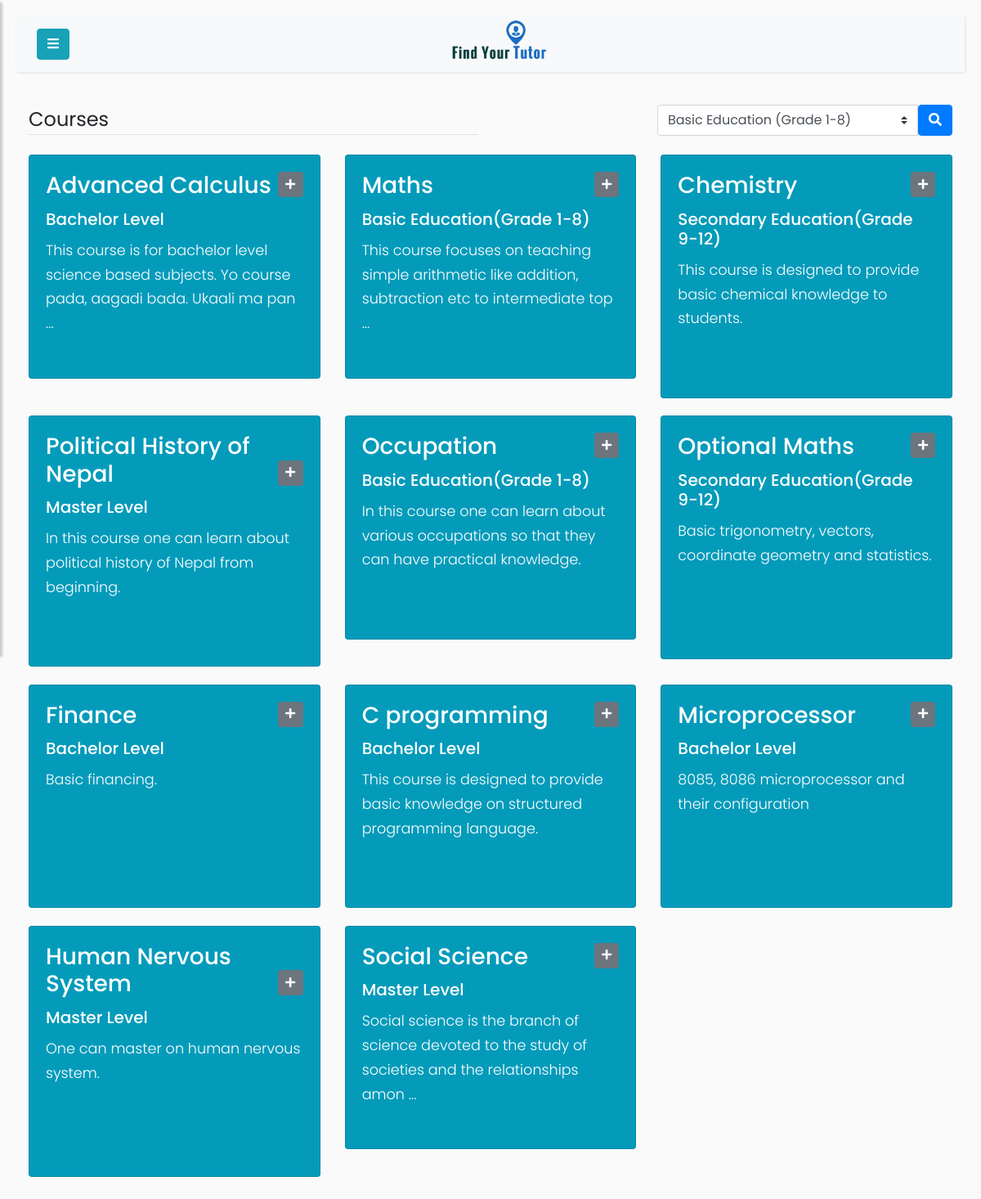
/courses (signed in), run on the app's committed database.
### app/models.py (models this page shows)
class Course(db.Model):
    id = db.Column(db.Integer, primary_key=True)
    course_title = db.Column(db.String(100), nullable=False)
    course_level = db.Column(db.String(100), nullable=False)
    course_description = db.Column(db.String(1000))
    mycourse = db.relationship('Mycourse', backref='Course', cascade="all, delete")

### app/routes.py (the view)
@app.route('/courses')
@login_required
def courses():
    educational_level = request.args.get('educational_level', None)
    if educational_level:
        courses = Course.query.filter_by(course_level=educational_level)
    else:
        courses = Course.query.all()
    user = User.query.filter_by(username=current_user.username).first()
    if is_tutor(user):
        user_obj = Tutor.query.filter_by(user_id=user.id).first()
    else:
        user_obj = Student.query.filter_by(user_id=user.id).first()
    return render_template('courses.html',profilepic=fetch_profile_pic(user_obj), courses=courses, user=user)

### app/models.py (called while the page is built)
@login_manager.user_loader
def load_user(id):
    return User.query.get(int(id))

### app/routes.py (called while the page is built)
def is_tutor(user):
    if user.role == 'tutor':
        return True
    elif user.role == 'student':
        return False
    elif user.role == 'admin':
        return False

def fetch_profile_pic(user_obj):
    try:
        pic_name_from_db = getattr(user_obj, 'profile_pic')
        picture_path = os.path.join(app.root_path, 'static/profile_pics')
        if pic_name_from_db in os.listdir(picture_path):
            profile_pic = url_for('static',filename='profile_pics/' + pic_name_from_db)
            return profile_pic
        return fetch_default_profile_pic(user_obj)
    except:
        return fetch_default_profile_pic(user_obj)

### app/templates/courses.html (shortened to what this page needs)
{% if user.role=='student' %}
    {% extends 'student.html' %}
{% else %}
    {% extends 'tutor.html' %}
{% endif %}
{% block content %}
    <div class="container-fluid">
        <div class='row'>
            <div class="col-md-6">
                <legend class="border-bottom mb-4 ">
                    Courses
                </legend>
            </div>
            <div class="col-md-6">
                <form action='' method="GET" style="float:right;">
                    <div class='input-group'>
                        <select class="custom-select" name="educational_level">
                            <option value='Basic Education(Grade 1-8)'>Basic Education (Grade 1-8)</option>
                        </select>
                        <span>
                            <button type="submit" class= "btn btn-primary" value="" >
                                <i class="fas fa-search" ></i>
                            </button>
                        </span>
                    </div>
                </form>
            </div>
        </div>
        <div class="row">
            {% for course in courses %}
                <div class="col-md-4">
                    <div class="card">
                        <div class="card-body">
                            <h3 class="card-title" >
                                <a href="{{url_for('courses_by_id', id=course.id)}}">
                                    {{ course.course_title }}
                                </a>
                                <a class="btn btn-secondary btn-sm " href="{{url_for('add_course',id=course.id)}}" style="float:right;">
                                    <i class="fas fa-plus"></i>
                                </a>
                            </h3>
                            <h5 class="card-title">
                                {{ course.course_level.title() }}
                            </h5>
                            <p class="card-text">
                                {% if course.course_description %}
                                    {% if course.course_description | length > 100 %}
                                        {{ course.course_description[:100] }} ...
                                    {% else %}
                                        {{ course.course_description }}
                                    {% endif %}
                                {% endif %}
                            </p>
                        </div>
                    </div>
                </div>
            {% endfor %}
        </div>
    </div>
{% endblock %}

### app/templates/tutor.html (shortened to what this page needs)
{% extends "extends/base-user.html" %}

### app/templates/extends/base-user.html (shortened to what this page needs)
<!DOCTYPE html>
<html>
<head>
    <link rel="stylesheet" href="https://stackpath.bootstrapcdn.com/bootstrap/4.1.0/css/bootstrap.min.css">
    <link rel="stylesheet" href="https://cdnjs.cloudflare.com/ajax/libs/malihu-custom-scrollbar-plugin/3.1.5/jquery.mCustomScrollbar.min.css">
</head>
<body>
    <div class ='wrapper'>
        <div id='content'>
            <nav class="navbar navbar-expand-lg navbar-light bg-light">
                <div class="container-fluid">
                    <button type="button" id="sidebarCollapse" class="btn btn-info">
                        <i class="fa fa-bars"></i>
                    </button>
                    <a class="navbar-brand" href="{{url_for('home')}}">
                        <img class="image-responsive" style="width:120.5px;height:62px;"
                          src="{{url_for('static', filename='images/logo.png')}}" />
                    </a>
                </div>
            </nav>
            {% block content %}{% endblock %}
        </div>
    </div>
</body>
</html>

### data on the page
Course: course_title "Advanced Calculus", course_level "Bachelor Level", course_description "This course is for bachelor level science based subjects. Yo course pada, aagadi bada. Ukaali ma pan"
Course: course_title "Maths", course_level "Basic Education(Grade 1-8)", course_description "This course focuses on teaching simple arithmetic like addition, subtraction etc to intermediate top"
Course: course_title "Chemistry", course_level "Secondary Education(Grade 9-12)", course_description "This course is designed to provide basic chemical knowledge to students."
Course: course_title "Political History of Nepal", course_level "Master Level", course_description "In this course one can learn about political history of Nepal from beginning."
Course: course_title "Occupation", course_level "Basic Education(Grade 1-8)", course_description "In this course one can learn about various occupations so that they can have practical knowledge."
Course: course_title "Optional Maths", course_level "Secondary Education(Grade 9-12)", course_description "Basic trigonometry, vectors, coordinate geometry and statistics."
Course: course_title "Finance", course_level "Bachelor Level", course_description "Basic financing."
Course: course_title "C programming", course_level "Bachelor Level", course_description "This course is designed to provide basic knowledge on structured programming language."
Course: course_title "Microprocessor", course_level "Bachelor Level", course_description "8085, 8086 microprocessor and their configuration"
Course: course_title "Human Nervous System", course_level "Master Level", course_description "One can master on human nervous system."
Course: course_title "Social Science", course_level "Master Level", course_description "Social science is the branch of science devoted to the study of societies and the relationships amon"
